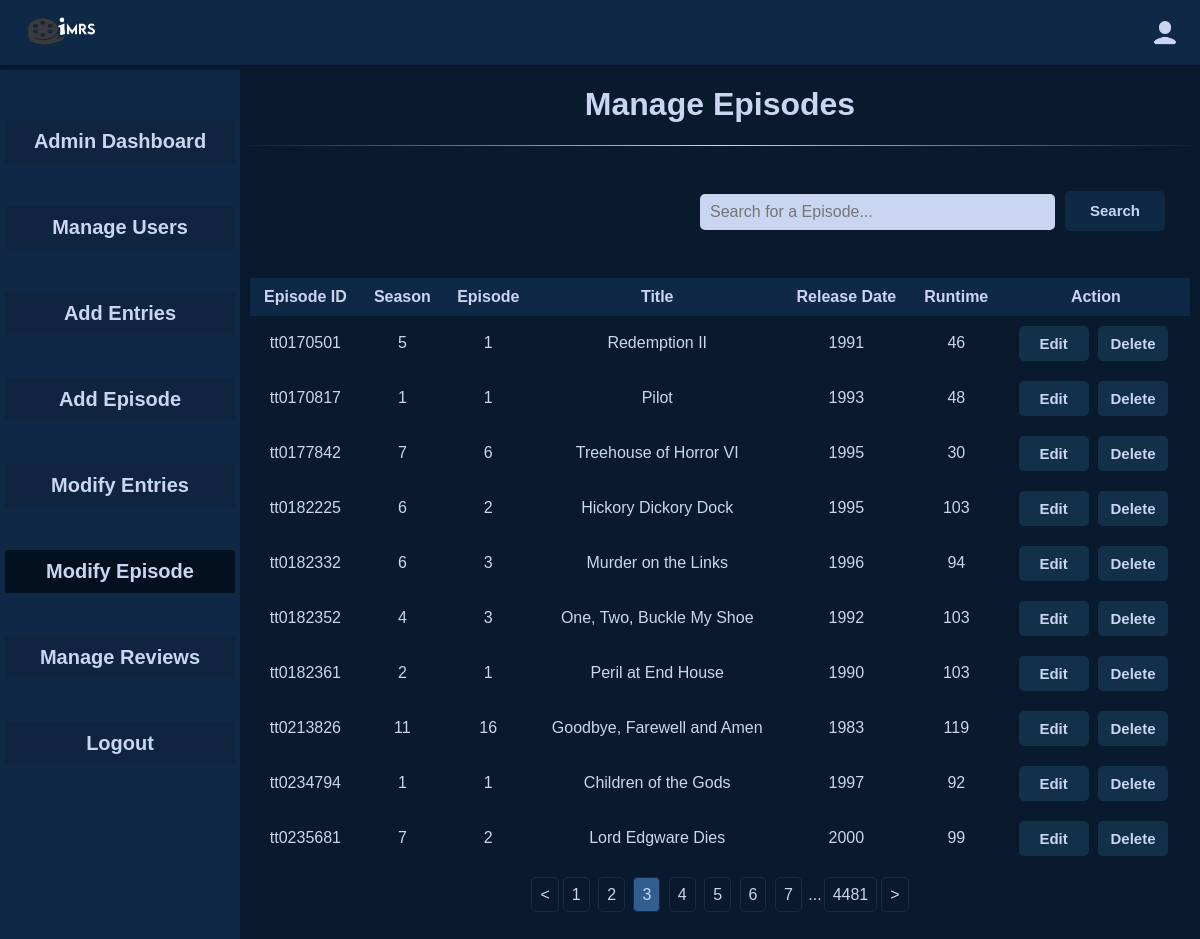
The app's page /Manage_Episode.php?&page=3 (signed in) with its own data.
### tables this page shows
CREATE TABLE `episodes` (
  `episodeId` varchar(15) NOT NULL,
  `parentId` varchar(15) NOT NULL,
  `season` int DEFAULT NULL,
  `episode` int DEFAULT NULL,
  `title` mediumtext,
  `releaseDate` int DEFAULT NULL,
  `runtime` int DEFAULT NULL,
  PRIMARY KEY (`episodeId`),
  KEY `fk_episodes_1_idx` (`parentId`),
  CONSTRAINT `fk_episodes_1` FOREIGN KEY (`parentId`) REFERENCES `titles` (`id`)
);

### Manage_Episode.php (the view, shortened to what this page needs)
<?php
include 'db_connect.php';
$searchQuery = '';
$stmt = $conn->prepare("SELECT COUNT(*) FROM episodes WHERE title LIKE :searchQuery");
$stmt->execute(['searchQuery' => "%$searchQuery%"]);
$totalRecords = $stmt->fetchColumn();
$recordsPerPage = 10;
$totalPages = ceil($totalRecords / $recordsPerPage);
$currentPage = isset($_GET['page']) ? (int)$_GET['page'] : 1;
$offset = ($currentPage - 1) * $recordsPerPage;
$stmt = $conn->prepare("SELECT * FROM episodes WHERE title LIKE :searchQuery LIMIT :limit OFFSET :offset");
$stmt->bindValue(':searchQuery', "%$searchQuery%", PDO::PARAM_STR);
$stmt->bindValue(':limit', $recordsPerPage, PDO::PARAM_INT);
$stmt->bindValue(':offset', $offset, PDO::PARAM_INT);
$stmt->execute();
$episodes = $stmt->fetchAll(PDO::FETCH_ASSOC);
?>
<!DOCTYPE html>
<html>
<head>
    <link rel="stylesheet" type="text/css" href="Style.css">
</head>
<body>
<div class="header">
    <a href="Home.php"><img src="Illustrations/imrs.png" alt="Logo" class="logo"></a>
    <div class="dropP">
        <?php
        $username = $_SESSION['username'];
        $imageFiles = glob("Profile_Image/$username.*");
        if (!empty($imageFiles)) {
            $imagePath = $imageFiles[0];
            echo "<a href='Profile.php'><img src='$imagePath' alt='User Logo' class='user-logo'></a>";
        } else {
            echo '<a href="Profile.php"><img src="Profile_Image/user.png" alt="User Logo" class="user-logo"></a>';
        }
        ?>
    </div>
</div>
<div style="display: flex">
    <div class="sidebar">
        <a style="margin-top: 50px" href="Admin_Dashboard.php">Admin Dashboard</a><br>
        <a href="Manage_Users.php">Manage Users</a><br>
        <a href="Add_Title.php" >Add Entries</a><br>
        <a href="Add_Episode.php" >Add Episode</a><br>
        <a href="Manage_Entries.php">Modify Entries</a><br>
        <a href="Manage_Episode.php" style="background-color: #031020">Modify Episode</a><br>
        <a href="Manage_reviews.php">Manage Reviews</a><br>
        <a href="Logout.php">Logout</a><br>
    </div>
    <div style="width: 100%">
        <h1>Manage Episodes</h1><hr>
        <form action="Manage_Episode.php" method="get" class="search-bar-container" style="width: 50%; margin-left: 450px;">
            <input type="text" name="title" placeholder="Search for a Episode..." class="search-bar" style="width: 100px">
            <button type="submit" class="search-button" style="width: 100px; margin-top: 25px">Search</button>
        </form>
        <table border='1' align='center' style="width: 100%">
            <tr>
                <th>Episode ID</th>
                <th>Season</th>
                <th>Episode</th>
                <th>Title</th>
                <th>Release Date</th>
                <th>Runtime</th>
                <th>Action</th>
            </tr>
            <?php foreach ($episodes as $episode): ?>
                <tr>
                    <td><?php echo $episode['episodeId']; ?></td>
                    <td><?php echo $episode['season']; ?></td>
                    <td><?php echo $episode['episode']; ?></td>
                    <td><?php echo $episode['title']; ?></td>
                    <td><?php echo $episode['releaseDate']; ?></td>
                    <td><?php echo $episode['runtime']; ?></td>
                    <td>
                        <a href='Manage_Episode.php?edit_id=<?php echo $episode['episodeId']; ?>'><button>Edit</button></a>
                        <a href='Delete_Episode.php?id=<?php echo $episode['episodeId']; ?>'><button>Delete</button></a>
                    </td>
                </tr>
            <?php endforeach; ?>
        </table>
        <?php pagination($currentPage, $totalPages, $searchQuery); ?>
    </div>
</div>
</body>
</html>
<?php
function pagination($currentPage, $totalPages, $searchQuery): void
{
$queryParams = $_GET;
unset($queryParams['page']);
$queryString = http_build_query($queryParams);
echo "<div class='pagination'>";
    $maxPagesToShow = 7;
    $startRange = max(1, $currentPage - floor($maxPagesToShow / 2));
    $endRange = min($totalPages, $startRange + $maxPagesToShow - 1);
    if ($currentPage > 1) {
    echo "<a href='?" . $queryString . "&page=" . ($currentPage - 1) . "'>&lt;</a>";
    }
    for ($i = $startRange; $i <= $endRange; $i++) {
    echo "<a href='?" . $queryString . "&page=$i' " . ($i == $currentPage ? "class='active'" : "") . ">$i</a> ";
    }
    if ($endRange < $totalPages) {
    if ($endRange < $totalPages - 1) {
    echo "<span>...</span>";
    }
    echo "<a href='?" . $queryString . "&page=$totalPages'>$totalPages</a>";
    }
    if ($currentPage < $totalPages) {
    echo "<a href='?" . $queryString . "&page=" . ($currentPage + 1) . "'>&gt;</a>";
    }
    echo "</div>";
}
?>

### Style.css (style rules this page uses)
body { font-family: "Lexend Deca", sans-serif; background-color: #0a1a2e; color: #cad5f2; margin: 0; padding: 0; text-align: center; }
.header { background-color: #0f2845; padding: 10px 20px; display: flex; justify-content: space-between; align-items: center; max-height: 45px; box-shadow: 0 2px 4px rgba(0, 0, 0, 0.2); }
.logo { width: 100px; height: auto; }
.user-logo { width: 30px; height: auto; border-radius: 50%; margin-top: 5px; }
.search-bar-container { display: flex; align-items: center; }
.search-bar { flex: 1; width: 1000px; margin-top: 20px; margin-right: 10px; margin-left: 10px; padding: 3px 10px; border: none; border-radius: 5px; background-color: #cad6f1; color: #333; font-size: 16px; outline: none; }
.search-button { height: 40px; width: 40px; margin-bottom: 27px; background-color: #0f2944; border: none; cursor: pointer; }
table { width: 70%; border-collapse: separate; border-spacing: 0; border-radius: 5px; overflow: hidden; padding: 10px; border: none; }
td, th { padding: 10px; text-align: center; border: none; }
th { background-color: #0f2845; color: #cad6f1; }
a { text-decoration: none; color: #cad6f1; }
.pagination { margin-top: 10px; margin-bottom: 30px; }
.pagination a { padding: 8px; margin: 2px; border: 1px solid #172c44; border-radius: 5px; text-decoration: none; color: #cad6f1; }
.pagination a.active { background-color: #315e8e; color: #cad6f1; }
input { width: 95%; height: 30px; padding-left: 10px; margin-top: 5px; margin-bottom: 20px; font-size: 100%; border-radius: 5px; background-color: #cad5f2; font-family: Changa, sans-serif; outline: none; }
button { width: 100%; height: 40px; padding: 5px; background-color: #0a1a2e; color: #cad5f2; border: none; border-radius: 5px; cursor: pointer; margin-top: 25px; font-size: large; font-weight: bold; font-family: Candara, sans-serif; }
hr { margin-bottom: 20px; border: 0; height: 1px; background-image: linear-gradient(to right, rgb(10, 27, 45), rgb(202, 214, 241), rgb(10, 27, 45)); }
.dropP { position: relative; }
.sidebar { background-color: #0f2845; margin-top: 5px; height: 3000px; width: 300px; font-weight: bold; font-size: 20px; }
.sidebar a { display: flex; margin: 20px 5px 0 5px; justify-content: center; background-color: #0f243e; padding: 10px; border-radius: 3px; }

### Manage_Episode.php (style rules this page uses)
button { font-size: 15px; background-color: #123047; margin: auto; margin-right: 5px; padding: 0; width: 70px; height: 35px; }
input { width: 300px; }

### records on screen
episodes: episodeId "tt0170501", season "5", episode "1", title "Redemption II", releaseDate "1991", runtime "46"
episodes: episodeId "tt0170817", season "1", episode "1", title "Pilot", releaseDate "1993", runtime "48"
episodes: episodeId "tt0177842", season "7", episode "6", title "Treehouse of Horror VI", releaseDate "1995", runtime "30"
episodes: episodeId "tt0182225", season "6", episode "2", title "Hickory Dickory Dock", releaseDate "1995", runtime "103"
episodes: episodeId "tt0182332", season "6", episode "3", title "Murder on the Links", releaseDate "1996", runtime "94"
episodes: episodeId "tt0182352", season "4", episode "3", title "One, Two, Buckle My Shoe", releaseDate "1992", runtime "103"
episodes: episodeId "tt0182361", season "2", episode "1", title "Peril at End House", releaseDate "1990", runtime "103"
episodes: episodeId "tt0213826", season "11", episode "16", title "Goodbye, Farewell and Amen", releaseDate "1983", runtime "119"
episodes: episodeId "tt0234794", season "1", episode "1", title "Children of the Gods", releaseDate "1997", runtime "92"
episodes: episodeId "tt0235681", season "7", episode "2", title "Lord Edgware Dies", releaseDate "2000", runtime "99"

### other values on screen
$totalPages "4481"
